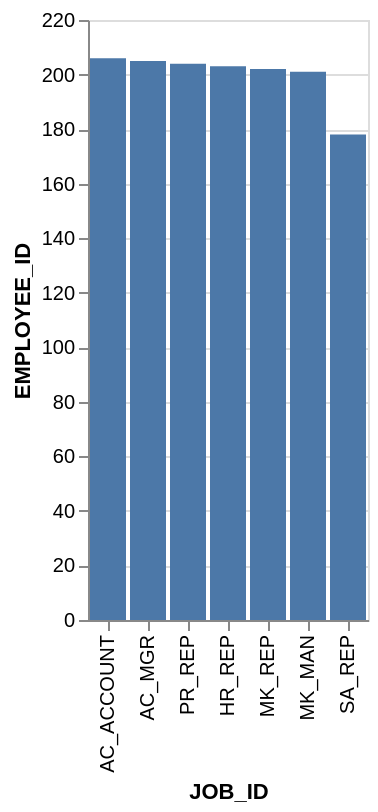

Vega-Lite specification for this chart:
### Vega-Lite specification from a JSON file in a GitHub repository (floating-point values rounded to 4 significant figures)
{"data": {"values": [{"x_data": "SA_REP", "y_data": 178}, {"x_data": "MK_MAN", "y_data": 201}, {"x_data": "MK_REP", "y_data": 202}, {"x_data": "HR_REP", "y_data": 203}, {"x_data": "PR_REP", "y_data": 204}, {"x_data": "AC_MGR", "y_data": 205}, {"x_data": "AC_ACCOUNT", "y_data": 206}]}, "mark": "bar", "encoding": {"x": {"field": "x_data", "type": "nominal", "title": "JOB_ID", "sort": {"op": "sum", "field": "y_data", "order": "descending"}}, "y": {"field": "y_data", "type": "quantitative", "title": "EMPLOYEE_ID"}}}
